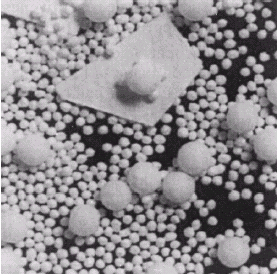
#> input picture Machine-Learning/python_workspace/DIP/Chapter5_1.bmp, 279 x 274 px
$ jupyter execute DIP_5_1.ipynb
#> lines starting #> are read from the running program, lines starting #| are printed output that depends on the picture; after the words box and inside, x2 and y2 are one past the last pixel; in counts of white or black regions, pixels touching at a corner belong together
# DIP第五章数学形态学作业：计算粒子大小分布

### 读入图片，将图片转换为灰度图，使用高斯降噪对图片平滑去噪，设阈值二值化

[cell 1]
import cv2
import matplotlib.pyplot as plt
img = cv2.imread("Chapter5_1.bmp")
#> img is the input picture: shape (274, 279, 3); mean B, G, R 143, 139.7, 143
gray = cv2.cvtColor(img, cv2.COLOR_RGB2GRAY)  # 将图像转换成灰度图
plt.imshow(gray)

print(gray.shape)  # 图像形状为(274, 279)
#| (274, 279)

img2 = cv2.GaussianBlur(gray, (5, 5), 0.05)  # 平滑去燥
_, imgBinary = cv2.threshold(img2, 80, 255, type=cv2.THRESH_BINARY | cv2.THRESH_OTSU)  # 设阈值二值化
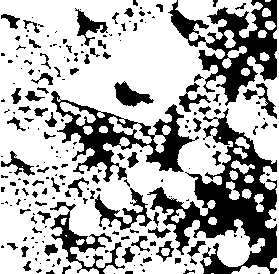
#> imgBinary: shape (274, 279); 69% white; 216 black regions (128 under 20 px), largest, box (x1, y1, x2, y2) and area: (147, 108, 277, 274) 7267, (168, 0, 277, 106) 4395, (51, 91, 199, 182) 3854

[cell 2]
import cv2
import matplotlib.pyplot as plt

sizes = []
values = []

#  利用等差数列函数，不断增加kernel的大小，计算开运算对图像的影响
for size in range(3, 100, 2):
    # 定义结构元的类型和大小
    kernel = cv2.getStructuringElement(cv2.MORPH_RECT, (size - 2, size - 2))
    # 利用opencv中的morphologyEx()函数实现开运算
    imgOpen_1 = cv2.morphologyEx(imgBinary, cv2.MORPH_OPEN, kernel=kernel)

    kernel = cv2.getStructuringElement(cv2.MORPH_RECT, (size, size))
    imgOpen_2 = cv2.morphologyEx(imgBinary, cv2.MORPH_OPEN, kernel=kernel)

    diffImg = imgOpen_2 - imgOpen_1
    # 统计一个通道腐蚀导致减少的点的数量
    diffValue = cv2.sumElems(diffImg)[0] / 255
    # 结构元的size
    sizes.append(size)
    # 区域的面积除以结构元的大小，得出不同粒子大小的比例
    values.append(diffValue / size)
#> this loop made 49 passes
#> diffValue on passes 1 to 12: 2.34, 9.03, 30.74, 48.92, 11.87, 6.15, 4.64, 3.55, 2.98, 5.26, 8.08, 14.42
#> pass 1, `imgOpen_2 = cv2.morphologyEx(imgBinary, cv2.MORPH_OPEN, kernel=kernel)`:
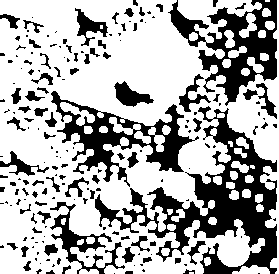
#> imgOpen_2: shape (274, 279); 68.2% white; 184 black regions (104 under 20 px), largest, box (x1, y1, x2, y2) and area: (95, 106, 277, 274) 8678, (168, 0, 277, 106) 4460, (51, 91, 199, 187) 3971
#> pass 1, `diffImg = imgOpen_2 - imgOpen_1`:
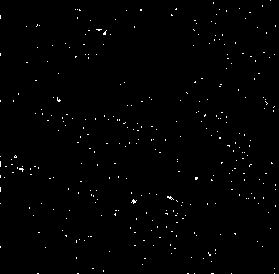
#> diffImg: shape (274, 279); values 0 (black) and 1 (white), 0.78% white in thin lines or dots
#> pass 2, `imgOpen_2 = cv2.morphologyEx(imgBinary, cv2.MORPH_OPEN, kernel=kernel)`:
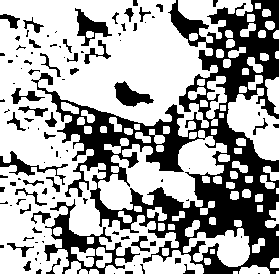
#> imgOpen_2: shape (274, 279); 65.2% white; 104 black regions (53 under 20 px), largest, box (x1, y1, x2, y2) and area: (31, 0, 279, 274) 20356, (44, 199, 140, 274) 1720, (75, 8, 112, 46) 530
#> pass 2, `diffImg = imgOpen_2 - imgOpen_1`:
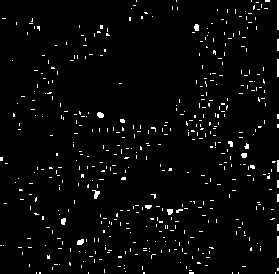
#> diffImg: shape (274, 279); values 0 (black) and 1 (white), 3% white in thin lines or dots
#> after the loop: diffImg: shape (274, 279); every value is 0
#> after the loop, sizes = 49 values from 3 to 99; values = 49 values, max 5.44 at index 3, min 0 at index 22, mean 0.355
MAX = max(values)
#> MAX = 5.44
values = [i if i > 0.03 * MAX else 0 for i in values]  # 去掉较小的数据
#> values = 49 values, max 5.44 at index 3, min 0 at index 8, mean 0.34
values = [i / sum(values) for i in values]  # 计算各个尺寸占的比例
#> values = 49 values, max 0.326 at index 3, min 0 at index 8, mean 0.0204

### 绘制粒子测度柱状图

[cell 3]
import matplotlib.pyplot as plt

plt.bar(sizes, values)
plt.xlabel("Square kernel size")
plt.ylabel("Proportion of particles")
plt.show()
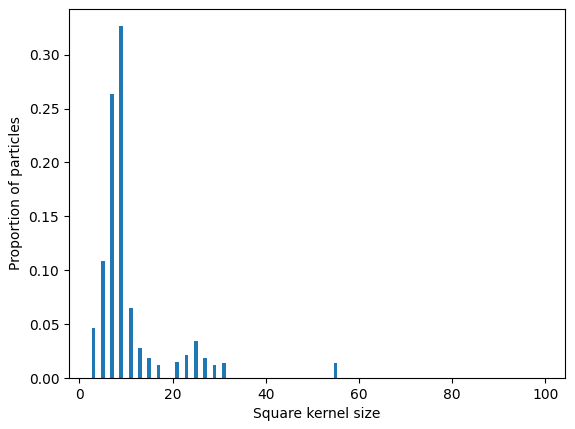
#> figure drawn by matplotlib, 1 panel; tallest bar 0.326 high, from x = 8.6 to 9.4

$ run again, with Machine-Learning/python_workspace/DIP/Chapter2_1.pgm saved as Machine-Learning/python_workspace/DIP/Chapter5_1.bmp
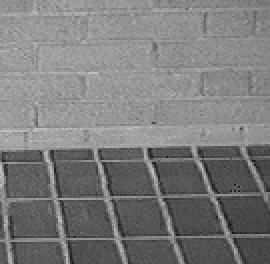
#> input picture Machine-Learning/python_workspace/DIP/Chapter2_1.pgm, 135 x 132 px (shown 2 times larger)
#> img is the input picture: shape (132, 135, 3); min 31, max 189, mean 123.6
#| (132, 135)
#> `_, imgBinary = cv2.threshold(img2, 80, 255, type=cv2.THRESH_BINARY | c..`:
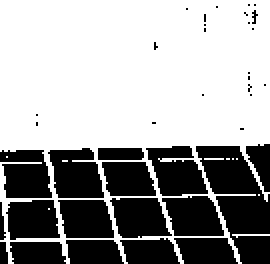
#> imgBinary: shape (132, 135) (shown 2 times larger); 62.4% white; 39 black regions (22 under 20 px), largest, box (x1, y1, x2, y2) and area: (98, 73, 135, 132) 1226, (24, 74, 52, 99) 535, (73, 73, 104, 98) 520
#> the loop `for size in range(3, 100, 2):` made 49 passes
#> diffValue on passes 1 to 8: 3.59, 1.19, 0.0824, 0.133, 0, 0.243, 0.769, 0.0941
#> after the loop `for size in range(3, 100, 2):`: sizes = 49 values from 3 to 99; values = 49 values, max 1.2 at index 0, min 0 at index 4, mean 0.0438
#> MAX = 1.2
#> `values = [i if i > 0.03 * MAX else 0 for i in values]`: values = 49 values, max 1.2 at index 0, min 0 at index 2, mean 0.0414
#> `values = [i / sum(values) for i in values]`: values = 49 values, max 0.589 at index 0, min 0 at index 2, mean 0.0204
#> `plt.show()`:
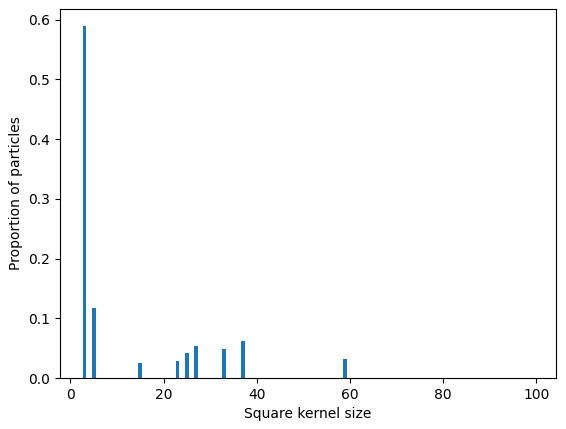
#> figure drawn by matplotlib, 1 panel; tallest bar 0.589 high, from x = 2.6 to 3.4
